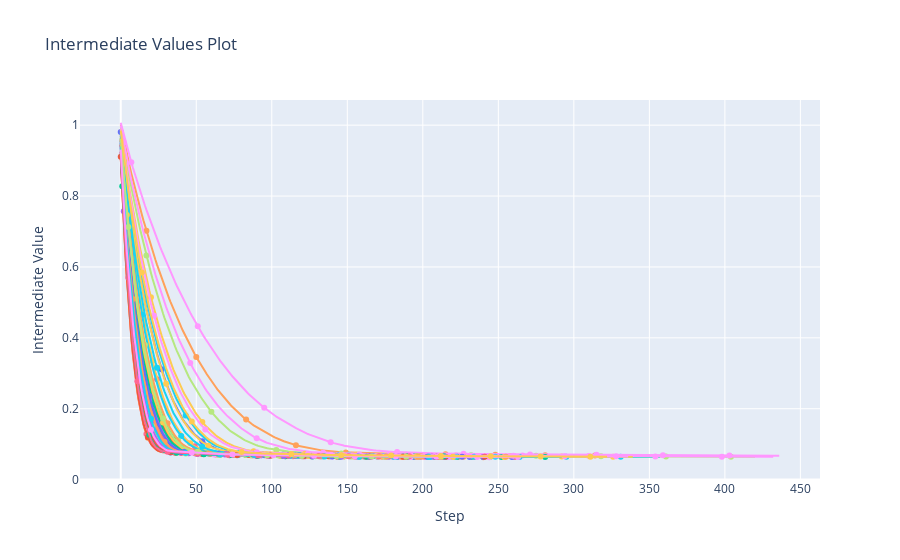

Source (notebook cell):
### Code cell
optuna.visualization.plot_intermediate_values(study)

### Figure 1 — Plotly figure (JSON) as saved in the notebook; plotly's stock layout.template omitted (floating-point values rounded to 4 significant figures; data arrays with more than 128 entries replaced by an {"elided": "..."} marker saying what was removed)
{"data": [{"marker": {"maxdisplayed": 10}, "mode": "lines+markers", "name": "Trial0", "type": "scatter", "x": {"elided": "268 int values"}, "y": {"elided": "268 float values"}}, {"marker": {"maxdisplayed": 10}, "mode": "lines+markers", "name": "Trial1", "type": "scatter", "x": {"elided": "270 int values"}, "y": {"elided": "270 float values"}}, {"marker": {"maxdisplayed": 10}, "mode": "lines+markers", "name": "Trial2", "type": "scatter", "x": {"elided": "243 int values"}, "y": {"elided": "243 float values"}}, {"marker": {"maxdisplayed": 10}, "mode": "lines+markers", "name": "Trial3", "type": "scatter", "x": {"elided": "233 int values"}, "y": {"elided": "233 float values"}}, {"marker": {"maxdisplayed": 10}, "mode": "lines+markers", "name": "Trial4", "type": "scatter", "x": {"elided": "323 int values"}, "y": {"elided": "323 float values"}}, {"marker": {"maxdisplayed": 10}, "mode": "lines+markers", "name": "Trial5", "type": "scatter", "x": {"elided": "358 int values"}, "y": {"elided": "358 float values"}}, {"marker": {"maxdisplayed": 10}, "mode": "lines+markers", "name": "Trial6", "type": "scatter", "x": {"elided": "224 int values"}, "y": {"elided": "224 float values"}}, {"marker": {"maxdisplayed": 10}, "mode": "lines+markers", "name": "Trial7", "type": "scatter", "x": {"elided": "421 int values"}, "y": {"elided": "421 float values"}}, {"marker": {"maxdisplayed": 10}, "mode": "lines+markers", "name": "Trial8", "type": "scatter", "x": {"elided": "433 int values"}, "y": {"elided": "433 float values"}}, {"marker": {"maxdisplayed": 10}, "mode": "lines+markers", "name": "Trial9", "type": "scatter", "x": {"elided": "340 int values"}, "y": {"elided": "340 float values"}}, {"marker": {"maxdisplayed": 10}, "mode": "lines+markers", "name": "Trial10", "type": "scatter", "x": {"elided": "279 int values"}, "y": {"elided": "279 float values"}}, {"marker": {"maxdisplayed": 10}, "mode": "lines+markers", "name": "Trial11", "type": "scatter", "x": {"elided": "242 int values"}, "y": {"elided": "242 float values"}}, {"marker": {"maxdisplayed": 10}, "mode": "lines+markers", "name": "Trial12", "type": "scatter", "x": {"elided": "260 int values"}, "y": {"elided": "260 float values"}}, {"marker": {"maxdisplayed": 10}, "mode": "lines+markers", "name": "Trial13", "type": "scatter", "x": {"elided": "240 int values"}, "y": {"elided": "240 float values"}}, {"marker": {"maxdisplayed": 10}, "mode": "lines+markers", "name": "Trial14", "type": "scatter", "x": {"elided": "235 int values"}, "y": {"elided": "235 float values"}}, {"marker": {"maxdisplayed": 10}, "mode": "lines+markers", "name": "Trial15", "type": "scatter", "x": {"elided": "218 int values"}, "y": {"elided": "218 float values"}}, {"marker": {"maxdisplayed": 10}, "mode": "lines+markers", "name": "Trial16", "type": "scatter", "x": {"elided": "248 int values"}, "y": {"elided": "248 float values"}}, {"marker": {"maxdisplayed": 10}, "mode": "lines+markers", "name": "Trial17", "type": "scatter", "x": {"elided": "222 int values"}, "y": {"elided": "222 float values"}}, {"marker": {"maxdisplayed": 10}, "mode": "lines+markers", "name": "Trial18", "type": "scatter", "x": {"elided": "437 int values"}, "y": {"elided": "437 float values"}}, {"marker": {"maxdisplayed": 10}, "mode": "lines+markers", "name": "Trial19", "type": "scatter", "x": {"elided": "241 int values"}, "y": {"elided": "241 float values"}}, {"marker": {"maxdisplayed": 10}, "mode": "lines+markers", "name": "Trial20", "type": "scatter", "x": {"elided": "213 int values"}, "y": {"elided": "213 float values"}}, {"marker": {"maxdisplayed": 10}, "mode": "lines+markers", "name": "Trial21", "type": "scatter", "x": {"elided": "172 int values"}, "y": {"elided": "172 float values"}}, {"marker": {"maxdisplayed": 10}, "mode": "lines+markers", "name": "Trial22", "type": "scatter", "x": {"elided": "283 int values"}, "y": {"elided": "283 float values"}}, {"marker": {"maxdisplayed": 10}, "mode": "lines+markers", "name": "Trial23", "type": "scatter", "x": {"elided": "217 int values"}, "y": {"elided": "217 float values"}}, {"marker": {"maxdisplayed": 10}, "mode": "lines+markers", "name": "Trial24", "type": "scatter", "x": {"elided": "264 int values"}, "y": {"elided": "264 float values"}}, {"marker": {"maxdisplayed": 10}, "mode": "lines+markers", "name": "Trial25", "type": "scatter", "x": {"elided": "259 int values"}, "y": {"elided": "259 float values"}}, {"marker": {"maxdisplayed": 10}, "mode": "lines+markers", "name": "Trial26", "type": "scatter", "x": {"elided": "221 int values"}, "y": {"elided": "221 float values"}}, {"marker": {"maxdisplayed": 10}, "mode": "lines+markers", "name": "Trial27", "type": "scatter", "x": {"elided": "212 int values"}, "y": {"elided": "212 float values"}}, {"marker": {"maxdisplayed": 10}, "mode": "lines+markers", "name": "Trial28", "type": "scatter", "x": {"elided": "260 int values"}, "y": {"elided": "260 float values"}}, {"marker": {"maxdisplayed": 10}, "mode": "lines+markers", "name": "Trial29", "type": "scatter", "x": {"elided": "271 int values"}, "y": {"elided": "271 float values"}}, {"marker": {"maxdisplayed": 10}, "mode": "lines+markers", "name": "Trial30", "type": "scatter", "x": {"elided": "243 int values"}, "y": {"elided": "243 float values"}}, {"marker": {"maxdisplayed": 10}, "mode": "lines+markers", "name": "Trial31", "type": "scatter", "x": {"elided": "254 int values"}, "y": {"elided": "254 float values"}}, {"marker": {"maxdisplayed": 10}, "mode": "lines+markers", "name": "Trial32", "type": "scatter", "x": {"elided": "233 int values"}, "y": {"elided": "233 float values"}}, {"marker": {"maxdisplayed": 10}, "mode": "lines+markers", "name": "Trial33", "type": "scatter", "x": {"elided": "203 int values"}, "y": {"elided": "203 float values"}}, {"marker": {"maxdisplayed": 10}, "mode": "lines+markers", "name": "Trial34", "type": "scatter", "x": {"elided": "278 int values"}, "y": {"elided": "278 float values"}}, {"marker": {"maxdisplayed": 10}, "mode": "lines+markers", "name": "Trial35", "type": "scatter", "x": {"elided": "293 int values"}, "y": {"elided": "293 float values"}}, {"marker": {"maxdisplayed": 10}, "mode": "lines+markers", "name": "Trial36", "type": "scatter", "x": {"elided": "210 int values"}, "y": {"elided": "210 float values"}}, {"marker": {"maxdisplayed": 10}, "mode": "lines+markers", "name": "Trial37", "type": "scatter", "x": {"elided": "212 int values"}, "y": {"elided": "212 float values"}}, {"marker": {"maxdisplayed": 10}, "mode": "lines+markers", "name": "Trial38", "type": "scatter", "x": {"elided": "337 int values"}, "y": {"elided": "337 float values"}}, {"marker": {"maxdisplayed": 10}, "mode": "lines+markers", "name": "Trial39", "type": "scatter", "x": {"elided": "234 int values"}, "y": {"elided": "234 float values"}}, {"marker": {"maxdisplayed": 10}, "mode": "lines+markers", "name": "Trial40", "type": "scatter", "x": {"elided": "230 int values"}, "y": {"elided": "230 float values"}}, {"marker": {"maxdisplayed": 10}, "mode": "lines+markers", "name": "Trial41", "type": "scatter", "x": {"elided": "212 int values"}, "y": {"elided": "212 float values"}}, {"marker": {"maxdisplayed": 10}, "mode": "lines+markers", "name": "Trial42", "type": "scatter", "x": {"elided": "171 int values"}, "y": {"elided": "171 float values"}}, {"marker": {"maxdisplayed": 10}, "mode": "lines+markers", "name": "Trial43", "type": "scatter", "x": {"elided": "181 int values"}, "y": {"elided": "181 float values"}}, {"marker": {"maxdisplayed": 10}, "mode": "lines+markers", "name": "Trial44", "type": "scatter", "x": {"elided": "202 int values"}, "y": {"elided": "202 float values"}}, {"marker": {"maxdisplayed": 10}, "mode": "lines+markers", "name": "Trial45", "type": "scatter", "x": {"elided": "227 int values"}, "y": {"elided": "227 float values"}}, {"marker": {"maxdisplayed": 10}, "mode": "lines+markers", "name": "Trial46", "type": "scatter", "x": {"elided": "194 int values"}, "y": {"elided": "194 float values"}}, {"marker": {"maxdisplayed": 10}, "mode": "lines+markers", "name": "Trial47", "type": "scatter", "x": {"elided": "223 int values"}, "y": {"elided": "223 float values"}}, {"marker": {"maxdisplayed": 10}, "mode": "lines+markers", "name": "Trial48", "type": "scatter", "x": {"elided": "266 int values"}, "y": {"elided": "266 float values"}}, {"marker": {"maxdisplayed": 10}, "mode": "lines+markers", "name": "Trial49", "type": "scatter", "x": {"elided": "323 int values"}, "y": {"elided": "323 float values"}}], "layout": {"showlegend": false, "title": {"text": "Intermediate Values Plot"}, "xaxis": {"title": {"text": "Step"}}, "yaxis": {"title": {"text": "Intermediate Value"}}}}
